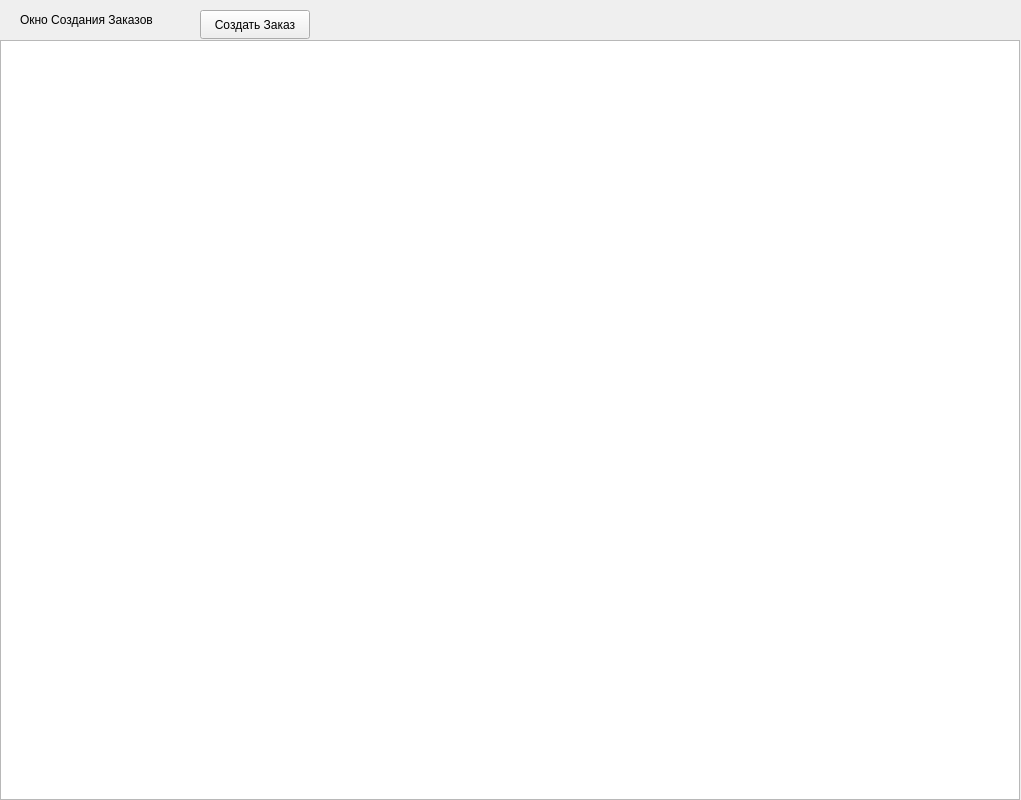
<?xml version="1.0" encoding="UTF-8"?>
<ui version="4.0">
 <class>CreateOrder</class>
 <widget class="QWidget" name="CreateOrder">
  <property name="geometry">
   <rect>
    <x>0</x>
    <y>0</y>
    <width>1021</width>
    <height>800</height>
   </rect>
  </property>
  <property name="windowTitle">
   <string>Form</string>
  </property>
  <widget class="QLabel" name="label">
   <property name="geometry">
    <rect>
     <x>20</x>
     <y>10</y>
     <width>171</width>
     <height>20</height>
    </rect>
   </property>
   <property name="text">
    <string>Окно Создания Заказов</string>
   </property>
  </widget>
  <widget class="QTableWidget" name="Table">
   <property name="geometry">
    <rect>
     <x>0</x>
     <y>40</y>
     <width>1020</width>
     <height>760</height>
    </rect>
   </property>
  </widget>
  <widget class="QPushButton" name="Create">
   <property name="geometry">
    <rect>
     <x>200</x>
     <y>10</y>
     <width>110</width>
     <height>29</height>
    </rect>
   </property>
   <property name="text">
    <string>Создать Заказ</string>
   </property>
  </widget>
 </widget>
 <resources/>
 <connections/>
</ui>
